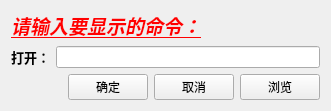
<?xml version="1.0" encoding="UTF-8"?>
<ui version="4.0">
 <class>Widget</class>
 <widget class="QWidget" name="Widget">
  <property name="geometry">
   <rect>
    <x>0</x>
    <y>0</y>
    <width>331</width>
    <height>110</height>
   </rect>
  </property>
  <property name="windowTitle">
   <string>Widget</string>
  </property>
  <layout class="QVBoxLayout" name="verticalLayout_2">
   <item>
    <layout class="QVBoxLayout" name="verticalLayout">
     <item>
      <widget class="QLabel" name="infoLabel">
       <property name="text">
        <string>&lt;html&gt;&lt;head/&gt;&lt;body&gt;&lt;p&gt;&lt;span style=&quot; font-size:14pt; font-weight:600; font-style:italic; text-decoration: underline; color:#ff0000;&quot;&gt;请输入要显示的命令：&lt;/span&gt;&lt;/p&gt;&lt;/body&gt;&lt;/html&gt;</string>
       </property>
      </widget>
     </item>
     <item>
      <layout class="QHBoxLayout" name="horizontalLayout_2">
       <item>
        <widget class="QLabel" name="openLabel">
         <property name="text">
          <string>&lt;html&gt;&lt;head/&gt;&lt;body&gt;&lt;p&gt;&lt;span style=&quot; font-size:10pt; font-weight:600;&quot;&gt;打开：&lt;/span&gt;&lt;/p&gt;&lt;/body&gt;&lt;/html&gt;</string>
         </property>
        </widget>
       </item>
       <item>
        <widget class="QLineEdit" name="cmdlineEdit"/>
       </item>
      </layout>
     </item>
     <item>
      <layout class="QHBoxLayout" name="horizontalLayout">
       <item>
        <spacer name="horizontalSpacer">
         <property name="orientation">
          <enum>Qt::Horizontal</enum>
         </property>
         <property name="sizeHint" stdset="0">
          <size>
           <width>40</width>
           <height>20</height>
          </size>
         </property>
        </spacer>
       </item>
       <item>
        <widget class="QPushButton" name="submitButton">
         <property name="text">
          <string>确定</string>
         </property>
        </widget>
       </item>
       <item>
        <widget class="QPushButton" name="cancelButton">
         <property name="text">
          <string>取消</string>
         </property>
        </widget>
       </item>
       <item>
        <widget class="QPushButton" name="browerButton">
         <property name="text">
          <string>浏览</string>
         </property>
        </widget>
       </item>
      </layout>
     </item>
    </layout>
   </item>
  </layout>
 </widget>
 <layoutdefault spacing="6" margin="11"/>
 <resources/>
 <connections/>
</ui>
